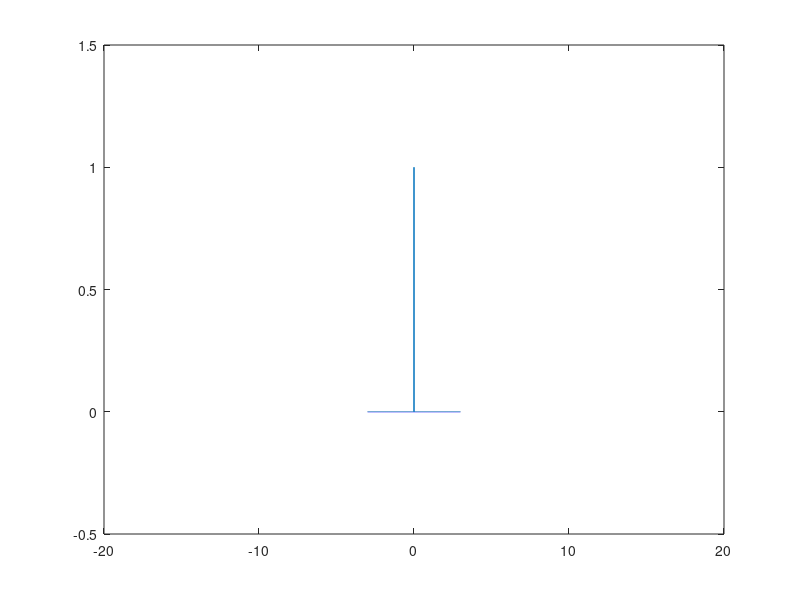

Write the MATLAB code that produced this figure.
%Unit Impulse Signal of Discrete time signal.

%Reference:

clc;                        %Clears the command window and homes the cursor.
clear all;                  %Clear variables and functions from memory.
clf;                        %Clear current figure.

%Defining The Original Signal {x(n)}.

t=-3:0.001:3;                       %Defining the x axis.
x=@(t) 1.*(t==0)+0.*(t<0)+0.*(t>0); %Defining the amplitude of Y axis. [x=@(t)] equal to x(t).
plot(t,x(t));                       %Plot use for continuous signal.
axis([-20 20 -0.5 1.5]);            %AXIS([XMIN XMAX YMIN YMAX]) sets scaling for the x- and y-axes on the current plot.

